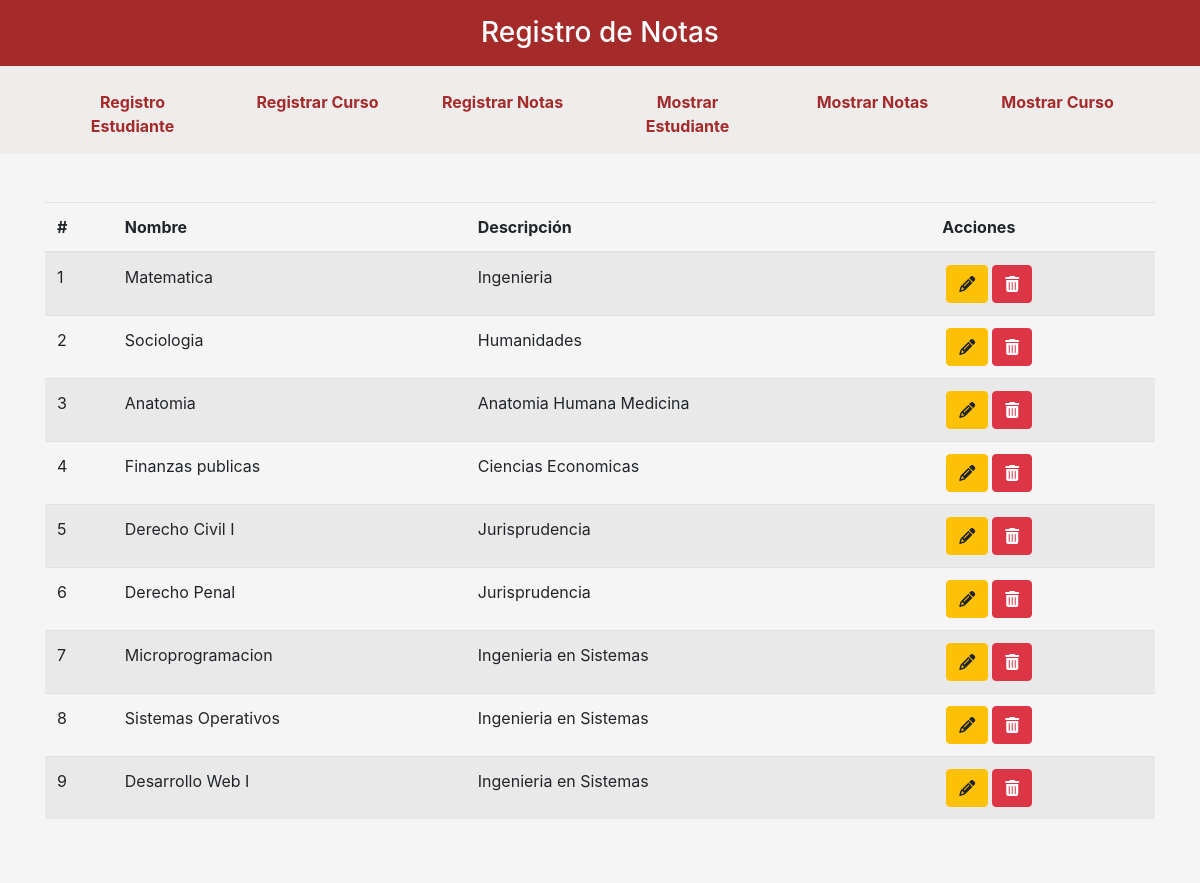
The app's page /index.php?pagina=inicioCurso with its own data.
### tables this page shows
CREATE TABLE `curso` (
  `IdCurso` int(11) NOT NULL,
  `Nombre` varchar(50) DEFAULT NULL,
  `Descripcion` varchar(50) DEFAULT NULL
);

### Controladores/plantilla.controlador.php (called while the page is built)
<?php
Class ControladorPlantilla{
	public function ctrTraerPlantilla(){
		include "Vistas/plantilla.php";
	}
}

### index.php (called while the page is built, shortened)
<?php
require_once "Controladores/plantilla.controlador.php";
require_once "Controladores/Estudiante.controlador.php";
require_once "Controladores/Curso.controlador.php";
require_once "Modelos/Curso.modelo.php";
$plantilla = new ControladorPlantilla();
$plantilla -> ctrTraerPlantilla();

### Controladores/Curso.controlador.php (called while the page is built, shortened)
<?php
    Class ControladorCurso{
        static public function ctrSeleccionarRegistroCurso($item, $valor){
            $tabla = "curso";
            $respuesta = CursoModelo::mdlSeleccionarCurso($tabla, $item, $valor);
            return $respuesta;
        }
}

### Modelos/conexion.php (called while the page is built)
<?php
class Conexion{
	static public function conectar(){
		$link = new PDO("mysql:host=localhost;dbname=registronotas",
			            "root",
			            "");
		$link->exec("set names utf8");
		return $link;
	}
}

### Modelos/Curso.modelo.php (called while the page is built, shortened)
<?php
    require_once "conexion.php";
    class CursoModelo{
            static public function mdlSeleccionarCurso($tabla, $item, $valor){
                if($item == null && $valor == null){
                    $stmt = Conexion::conectar()->prepare("SELECT * FROM $tabla ORDER BY IdCurso");
                    $stmt->execute();
                    return $stmt -> fetchAll();
                }else{
                    $stmt = Conexion::conectar()->prepare("SELECT * FROM $tabla WHERE $item = :$item ORDER BY IdCurso");
                    $stmt->bindParam(":".$item, $valor, PDO::PARAM_STR);
                    $stmt->execute();
                    return $stmt -> fetch();
                }
            }
    }
?>

### Vistas/paginas/inicioCurso.php (the view, shortened to what this page needs)
<?php
$usuarios = ControladorCurso::ctrSeleccionarRegistroCurso(null, null);
?>
<table class="table table-striped">
	<thead>
		<tr>
			<th>#</th>
			<th>Nombre</th>
            <th>Descripción</th>
			<th>Acciones</th>
		</tr>
	</thead>
	<tbody>
	<?php foreach ($usuarios as $key => $value): ?>
		<tr>
			<td><?php echo ($key+1); ?></td>
			<td><?php echo $value["Nombre"]; ?></td>
			<td><?php echo $value["Descripcion"]; ?></td>
			<td>
			<div class="btn-group">
				<div class="px-1">
				<a href="index.php?pagina=editarCurso&IdCurso=<?php echo $value["IdCurso"]; ?>" class="btn btn-warning"><i class="fas fa-pencil-alt"></i></a>
				</div>
				<form method="post">
					<button type="submit" class="btn btn-danger"><i class="fas fa-trash-alt"></i></button>
				</form>
			</div>
			</td>
		</tr>
	<?php endforeach ?>
	</tbody>
</table>

### Vistas/plantilla.php (shortened to what this page needs)
<!DOCTYPE html>
<html lang="en">
<head>
	<link rel="stylesheet" href="recursos/css/estilos.css">
	<link rel="stylesheet" href="https://maxcdn.bootstrapcdn.com/bootstrap/4.3.1/css/bootstrap.min.css">
</head>
<body>
	<div class="barra">
		<div>
			<h3 class="text-center py-3">Registro de Notas</h3>
		</div>
		<div class="container">
			<ul class="nav nav-justified py-2 ">
			<?php if (isset($_GET["pagina"])): ?>
				<?php if ($_GET["pagina"] == "registroEstudiante"): ?>
					<li class="nav-item">
						<a class="nav-link active" href="index.php?pagina=registroEstudiante">Registro Estudiante</a>
					</li>
					<?php else: ?>
					<li class="nav-item">
						<a class="nav-link" href="index.php?pagina=registroEstudiante">Registro Estudiante</a>
					</li>
				<?php endif ?>
				<?php if ($_GET["pagina"] == "registroCurso"): ?>
					<li class="nav-item">
						<a class="nav-link active" href="index.php?pagina=registrarCurso">Registrar Curso</a>
					</li>
					<?php else: ?>
					<li class="nav-item">
						<a class="nav-link" href="index.php?pagina=registrarCurso">Registrar Curso</a>
					</li>
				<?php endif ?>
				<?php if ($_GET["pagina"] == "registroNotas"): ?>
					<li class="nav-item">
						<a class="nav-link active" href="index.php?pagina=registrarNotas">Registrar Notas</a>
					</li>
					<?php else: ?>
					<li class="nav-item">
						<a class="nav-link" href="index.php?pagina=registrarNotas">Registrar Notas</a>
					</li>
				<?php endif ?>
				<?php if ($_GET["pagina"] == "inicioEstudiante"): ?>
					<li class="nav-item">
						<a class="nav-link active" href="index.php?pagina=inicioEstudiante">Mostrar Estudiante</a>
					</li>
					<?php else: ?>
						<li class="nav-item">
						<a class="nav-link" href="index.php?pagina=inicioEstudiante">Mostrar Estudiante</a>
					</li>
					<?php endif ?>
					<?php if ($_GET["pagina"] == "InicioNotas"): ?>
					<li class="nav-item">
						<a class="nav-link active" href="index.php?pagina=InicioNotas">Mostrar Notas</a>
					</li>
					<?php else: ?>
						<li class="nav-item">
						<a class="nav-link" href="index.php?pagina=InicioNotas">Mostrar Notas</a>
					</li>
					<?php endif ?>
					<?php if ($_GET["pagina"] == "inicioCurso"): ?>
					<li class="nav-item">
						<a class="nav-link active" href="index.php?pagina=inicioCurso">Mostrar Curso</a>
					</li>
					<?php else: ?>
						<li class="nav-item">
						<a class="nav-link" href="index.php?pagina=inicioCurso">Mostrar Curso</a>
					</li>
					<?php endif ?>
			<?php endif ?>
			</ul>
		</div>
	</div>
	<div class="fondo">
		<div class="container py-5">
			<?php
				if(isset($_GET["pagina"])){
					if($_GET["pagina"] == "registroEstudiante" ||
					   $_GET["pagina"] == "inicioEstudiante" ||
					   $_GET["pagina"] == "InicioNotas" ||
					   $_GET["pagina"] == "editarEstudiante" ||
					   $_GET["pagina"] == "registrarNotas" ||
					   $_GET["pagina"] == "registrarCurso" ||
					   $_GET["pagina"] == "editarNotas" ||
					   $_GET["pagina"] == "inicioCurso" ||
					   $_GET["pagina"] == "editarCurso"){
						include "paginas/".$_GET["pagina"].".php";
					}else{
						include "paginas/error404.php";
					}
				}else{
					include "paginas/registroEstudiante.php";
				}
			 ?>
		</div>
	</div>
</body>
</html>

### Recursos/css/estilos.css (style rules this page uses)
h3 { color:white; background-color: brown ; }
.barra { background-color: rgba(236, 232, 232, 0.8); }
li > a { color: brown; font-weight: bold; text-decoration: none; margin-right: 10px; transition: .5s; }
.fondo { background: whitesmoke; }

### records on screen
curso: Nombre "Matematica", Descripcion "Ingenieria"
curso: Nombre "Sociologia", Descripcion "Humanidades"
curso: Nombre "Anatomia", Descripcion "Anatomia Humana Medicina"
curso: Nombre "Finanzas publicas", Descripcion "Ciencias Economicas"
curso: Nombre "Derecho Civil I", Descripcion "Jurisprudencia"
curso: Nombre "Derecho Penal", Descripcion "Jurisprudencia"
curso: Nombre "Microprogramacion", Descripcion "Ingenieria en Sistemas"
curso: Nombre "Sistemas Operativos", Descripcion "Ingenieria en Sistemas"
curso: Nombre "Desarrollo Web I", Descripcion "Ingenieria en Sistemas"
